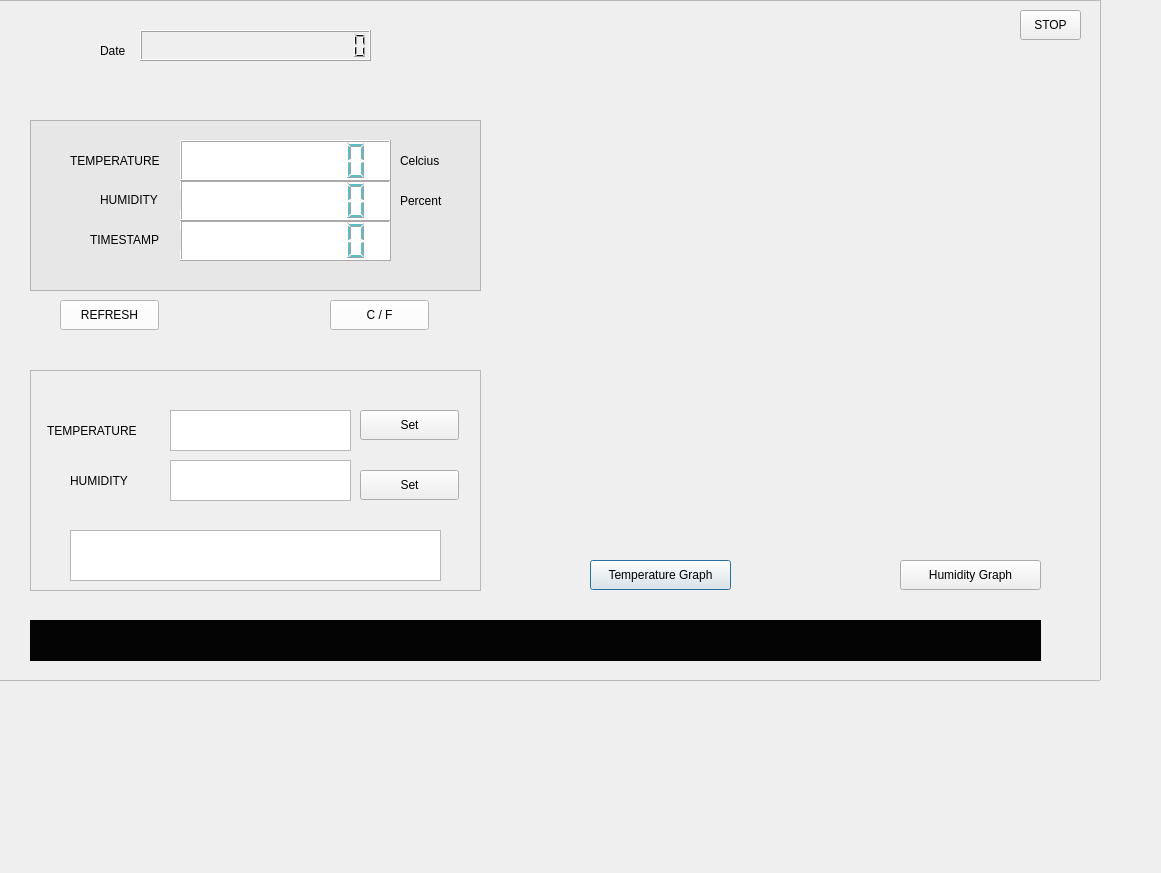
<?xml version="1.0" encoding="UTF-8"?>
<ui version="4.0">
 <class>Dialog</class>
 <widget class="QDialog" name="Dialog">
  <property name="geometry">
   <rect>
    <x>0</x>
    <y>0</y>
    <width>1161</width>
    <height>873</height>
   </rect>
  </property>
  <property name="windowTitle">
   <string>Dialog</string>
  </property>
  <property name="windowOpacity">
   <double>1.000000000000000</double>
  </property>
  <property name="styleSheet">
   <string notr="true">QLCDNumber{
	border-color: rgb(13, 13, 13);
	color: rgb(6, 6, 6);
}</string>
  </property>
  <property name="locale">
   <locale language="English" country="UnitedStates"/>
  </property>
  <widget class="QLabel" name="label_temp_2">
   <property name="geometry">
    <rect>
     <x>100</x>
     <y>40</y>
     <width>41</width>
     <height>22</height>
    </rect>
   </property>
   <property name="styleSheet">
    <string notr="true">font: 75 12pt &quot;PibotoLt&quot;;</string>
   </property>
   <property name="text">
    <string>Date</string>
   </property>
  </widget>
  <widget class="QLCDNumber" name="lcd_date">
   <property name="geometry">
    <rect>
     <x>140</x>
     <y>30</y>
     <width>231</width>
     <height>31</height>
    </rect>
   </property>
   <property name="styleSheet">
    <string notr="true">color: rgb(18, 18, 18);
font: 75 italic 12pt &quot;PibotoLt&quot;;</string>
   </property>
   <property name="digitCount">
    <number>17</number>
   </property>
   <property name="mode">
    <enum>QLCDNumber::Hex</enum>
   </property>
  </widget>
  <widget class="QFrame" name="frame_2">
   <property name="geometry">
    <rect>
     <x>-10</x>
     <y>0</y>
     <width>1111</width>
     <height>681</height>
    </rect>
   </property>
   <property name="styleSheet">
    <string notr="true"/>
   </property>
   <property name="frameShape">
    <enum>QFrame::StyledPanel</enum>
   </property>
   <property name="frameShadow">
    <enum>QFrame::Raised</enum>
   </property>
   <widget class="QPushButton" name="push_tempgraph">
    <property name="geometry">
     <rect>
      <x>600</x>
      <y>560</y>
      <width>141</width>
      <height>30</height>
     </rect>
    </property>
    <property name="text">
     <string>Temperature Graph</string>
    </property>
   </widget>
   <widget class="QPushButton" name="push_humgraph">
    <property name="geometry">
     <rect>
      <x>910</x>
      <y>560</y>
      <width>141</width>
      <height>30</height>
     </rect>
    </property>
    <property name="text">
     <string>Humidity Graph</string>
    </property>
   </widget>
   <widget class="matplot_widget" name="matplot_widget" native="true">
    <property name="geometry">
     <rect>
      <x>560</x>
      <y>59</y>
      <width>521</width>
      <height>471</height>
     </rect>
    </property>
    <property name="minimumSize">
     <size>
      <width>480</width>
      <height>320</height>
     </size>
    </property>
   </widget>
   <widget class="QTextBrowser" name="text_statusline">
    <property name="geometry">
     <rect>
      <x>40</x>
      <y>620</y>
      <width>1011</width>
      <height>41</height>
     </rect>
    </property>
    <property name="styleSheet">
     <string notr="true">background-color: rgb(4, 4, 4);
color: rgb(12, 255, 0);</string>
    </property>
   </widget>
   <widget class="QPushButton" name="push_stop">
    <property name="geometry">
     <rect>
      <x>1030</x>
      <y>10</y>
      <width>61</width>
      <height>30</height>
     </rect>
    </property>
    <property name="styleSheet">
     <string notr="true">selection-color: rgb(255, 38, 10);</string>
    </property>
    <property name="text">
     <string>STOP</string>
    </property>
   </widget>
   <widget class="QTextEdit" name="text_alert">
    <property name="geometry">
     <rect>
      <x>80</x>
      <y>530</y>
      <width>371</width>
      <height>51</height>
     </rect>
    </property>
   </widget>
   <widget class="QFrame" name="frame_3">
    <property name="geometry">
     <rect>
      <x>40</x>
      <y>370</y>
      <width>451</width>
      <height>221</height>
     </rect>
    </property>
    <property name="frameShape">
     <enum>QFrame::StyledPanel</enum>
    </property>
    <property name="frameShadow">
     <enum>QFrame::Raised</enum>
    </property>
    <widget class="QPushButton" name="push_th_t">
     <property name="geometry">
      <rect>
       <x>330</x>
       <y>40</y>
       <width>99</width>
       <height>30</height>
      </rect>
     </property>
     <property name="text">
      <string>Set</string>
     </property>
    </widget>
    <widget class="QPushButton" name="push_th_h">
     <property name="geometry">
      <rect>
       <x>330</x>
       <y>100</y>
       <width>99</width>
       <height>30</height>
      </rect>
     </property>
     <property name="text">
      <string>Set</string>
     </property>
    </widget>
    <widget class="QTextEdit" name="text_alarm_t">
     <property name="geometry">
      <rect>
       <x>140</x>
       <y>40</y>
       <width>181</width>
       <height>41</height>
      </rect>
     </property>
    </widget>
    <widget class="QTextEdit" name="text_alarm_h">
     <property name="geometry">
      <rect>
       <x>140</x>
       <y>90</y>
       <width>181</width>
       <height>41</height>
      </rect>
     </property>
    </widget>
    <widget class="QLabel" name="label">
     <property name="geometry">
      <rect>
       <x>17</x>
       <y>50</y>
       <width>111</width>
       <height>22</height>
      </rect>
     </property>
     <property name="text">
      <string>TEMPERATURE</string>
     </property>
    </widget>
    <widget class="QLabel" name="label_2">
     <property name="geometry">
      <rect>
       <x>40</x>
       <y>100</y>
       <width>71</width>
       <height>22</height>
      </rect>
     </property>
     <property name="text">
      <string>HUMIDITY</string>
     </property>
    </widget>
   </widget>
   <widget class="QFrame" name="frame">
    <property name="geometry">
     <rect>
      <x>40</x>
      <y>120</y>
      <width>451</width>
      <height>171</height>
     </rect>
    </property>
    <property name="styleSheet">
     <string notr="true">background-color: rgb(255, 255, 255);
background-color: rgb(231, 231, 231);
border-color: rgb(8, 8, 8);</string>
    </property>
    <property name="frameShape">
     <enum>QFrame::StyledPanel</enum>
    </property>
    <property name="frameShadow">
     <enum>QFrame::Raised</enum>
    </property>
    <widget class="QLCDNumber" name="lcd_timestamp">
     <property name="geometry">
      <rect>
       <x>150</x>
       <y>100</y>
       <width>211</width>
       <height>41</height>
      </rect>
     </property>
     <property name="styleSheet">
      <string notr="true">color: rgb(92, 191, 200);
background-color: rgb(255, 255, 255);
font: 75 italic 12pt &quot;PibotoLt&quot;;</string>
     </property>
     <property name="digitCount">
      <number>8</number>
     </property>
     <property name="mode">
      <enum>QLCDNumber::Hex</enum>
     </property>
    </widget>
    <widget class="QLabel" name="label_temp">
     <property name="geometry">
      <rect>
       <x>40</x>
       <y>30</y>
       <width>111</width>
       <height>22</height>
      </rect>
     </property>
     <property name="styleSheet">
      <string notr="true">font: 75 12pt &quot;PibotoLt&quot;;</string>
     </property>
     <property name="text">
      <string>TEMPERATURE</string>
     </property>
    </widget>
    <widget class="QLCDNumber" name="lcd_humidity">
     <property name="geometry">
      <rect>
       <x>150</x>
       <y>60</y>
       <width>211</width>
       <height>41</height>
      </rect>
     </property>
     <property name="styleSheet">
      <string notr="true">color: rgb(92, 191, 200);
background-color: rgb(255, 255, 255);</string>
     </property>
     <property name="digitCount">
      <number>8</number>
     </property>
    </widget>
    <widget class="QLCDNumber" name="lcd_temperature">
     <property name="geometry">
      <rect>
       <x>150</x>
       <y>20</y>
       <width>211</width>
       <height>41</height>
      </rect>
     </property>
     <property name="styleSheet">
      <string notr="true">color: rgb(92, 191, 200);
background-color: rgb(255, 255, 255);</string>
     </property>
     <property name="digitCount">
      <number>8</number>
     </property>
    </widget>
    <widget class="QLabel" name="label_humidity">
     <property name="geometry">
      <rect>
       <x>70</x>
       <y>70</y>
       <width>81</width>
       <height>20</height>
      </rect>
     </property>
     <property name="text">
      <string>HUMIDITY</string>
     </property>
    </widget>
    <widget class="QLabel" name="label_timestamp">
     <property name="geometry">
      <rect>
       <x>60</x>
       <y>110</y>
       <width>91</width>
       <height>20</height>
      </rect>
     </property>
     <property name="text">
      <string>TIMESTAMP</string>
     </property>
    </widget>
    <widget class="QLabel" name="label_t_unit">
     <property name="geometry">
      <rect>
       <x>370</x>
       <y>30</y>
       <width>68</width>
       <height>22</height>
      </rect>
     </property>
     <property name="text">
      <string>Celcius</string>
     </property>
    </widget>
    <widget class="QLabel" name="label_h_unit">
     <property name="geometry">
      <rect>
       <x>370</x>
       <y>70</y>
       <width>68</width>
       <height>22</height>
      </rect>
     </property>
     <property name="text">
      <string>Percent</string>
     </property>
    </widget>
   </widget>
   <widget class="QPushButton" name="push_refresh">
    <property name="geometry">
     <rect>
      <x>70</x>
      <y>300</y>
      <width>99</width>
      <height>30</height>
     </rect>
    </property>
    <property name="styleSheet">
     <string notr="true">font: 12pt &quot;Sans Serif&quot;;
background-color: rgb(255, 255, 255);</string>
    </property>
    <property name="text">
     <string>REFRESH</string>
    </property>
   </widget>
   <widget class="QPushButton" name="push_c_f">
    <property name="geometry">
     <rect>
      <x>340</x>
      <y>300</y>
      <width>99</width>
      <height>30</height>
     </rect>
    </property>
    <property name="styleSheet">
     <string notr="true">font: 12pt &quot;Sans Serif&quot;;
background-color: rgb(255, 255, 255);</string>
    </property>
    <property name="text">
     <string>C / F</string>
    </property>
   </widget>
   <zorder>frame_3</zorder>
   <zorder>push_tempgraph</zorder>
   <zorder>push_humgraph</zorder>
   <zorder>matplot_widget</zorder>
   <zorder>text_statusline</zorder>
   <zorder>push_stop</zorder>
   <zorder>text_alert</zorder>
   <zorder>frame</zorder>
   <zorder>push_refresh</zorder>
   <zorder>push_c_f</zorder>
  </widget>
  <zorder>frame_2</zorder>
  <zorder>label_temp_2</zorder>
  <zorder>lcd_date</zorder>
 </widget>
 <customwidgets>
  <customwidget>
   <class>matplot_widget</class>
   <extends>QWidget</extends>
   <header location="global">matplot_widget.h</header>
   <container>1</container>
  </customwidget>
 </customwidgets>
 <resources/>
 <connections/>
</ui>
